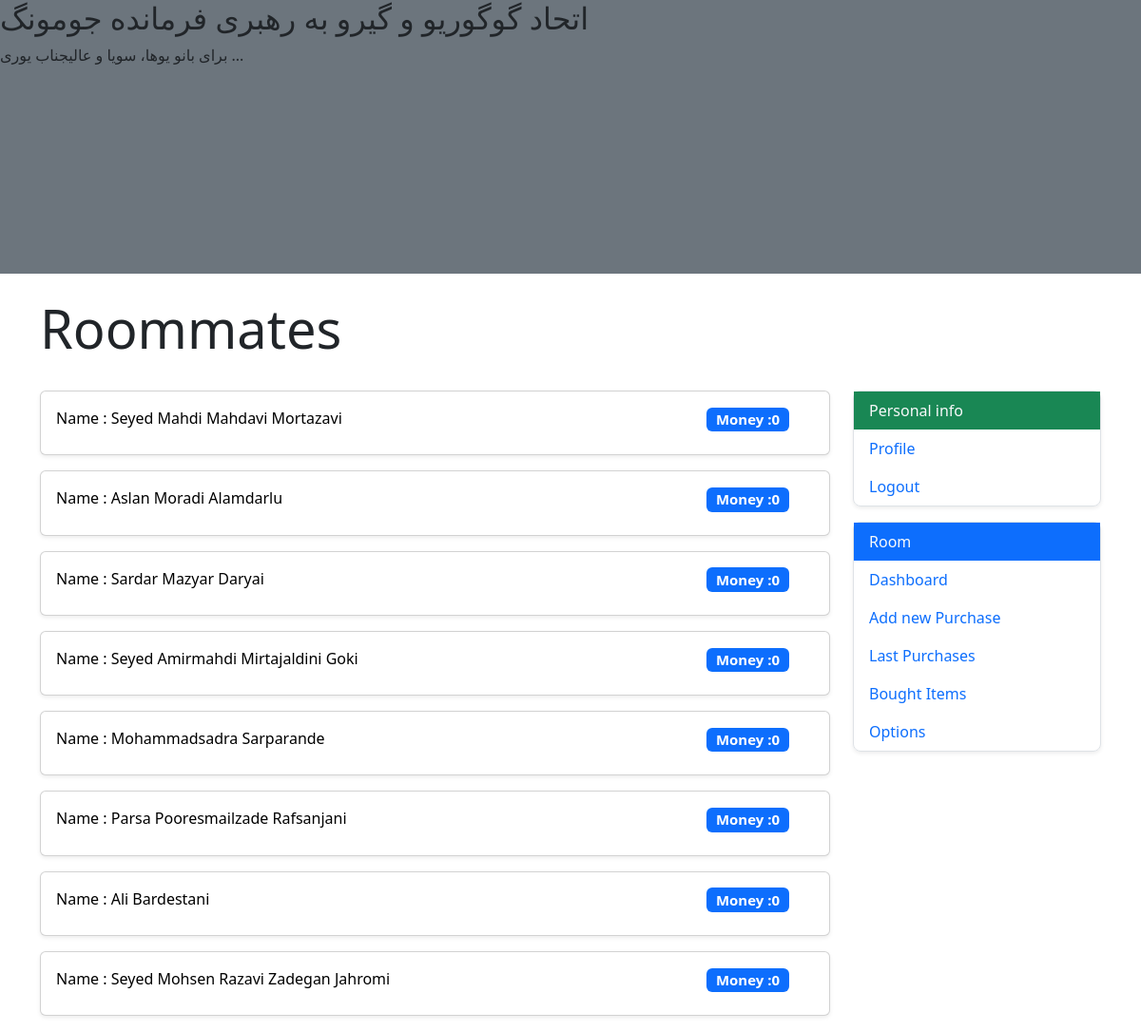
/room/ (signed in), run on the app's committed database.
### rooms/models.py (models this page shows, shortened)
class Room(models.Model):
    BUILDING_CHOICES = (
        ('Mofateh', 'Mofateh'),
        ('Chamran', 'Chamran'),
    )
    created_at = models.DateTimeField(auto_now_add=True)
    creator = models.ForeignKey(get_user_model(), null=True, on_delete=models.CASCADE, related_name='created_room')
    name = models.CharField(max_length=100, blank=False, verbose_name='Room name')
    building = models.CharField(choices=BUILDING_CHOICES, max_length=7, blank=False)
    room_number = models.DecimalField(max_digits=3, decimal_places=0, default=100)
    description = models.TextField(blank=True)
    member = models.ManyToManyField(get_user_model(), related_name='room')

### users/models.py (models this page shows, shortened)
class CustomUser(AbstractUser):
    has_room = models.BooleanField(default=False)
    full_name = models.CharField(max_length=35, blank=True, null=True, default='')
    phone_number = PhoneNumberField(blank=True, null=True, default='')
    money = models.IntegerField(blank=True, null=True, default=0)
    def get_absolute_url(self):
        return reverse_lazy('roommate_view', args=[self.id])

### rooms/views.py (the view, shortened to what this page needs)
# urls.py: path('', views.room_home_view, name='room_dashboard'),
@login_required
def room_home_view(request):
    context = {}
    user = request.user
    if request.method == 'GET':
        if user.has_room:
            room = user.room.first()
            members = room.member.all()
            context = {'members': members, 'room_name': room.name, 'room_obj': room}
            return render(request, 'rooms/room_dashboard_has_room.html', context=context)
        else:
            context['form'] = RoomCreateForm()
            return render(request, 'rooms/room_dashboard_no_room.html', context=context)

### rooms/templates/rooms/room_dashboard_has_room.html (shortened to what this page needs)
{% extends '_base.html' %}
{% block page-content %}
    <div class="bg-secondary bg-gradiant mb-4" style="display: block; height: 18em;">
        <h2 class="text-dark">{{ room_name|capfirst }}</h2>
    <p>{{ room_obj.description }}</p>
    </div>
    <div class="container">
    <p class="display-4">Roommates</p>
        <div class="row">
            <div class="col-9">
                {% for member in members %}
                    <a href="{{ member.get_absolute_url }}" style="text-decoration: none; color: black">
                    <div class="card my-3 shadow-sm">
                        <div class="card-body">
                        <div class="row">
                        <div class="col-10">
                            <p class="text" style="display: inline;">{% if member.full_name %}
                            Name : {{ member.full_name }}
                                {% else %}
                                Username : {{ member }}
                            {% endif %} </p>
                        </div>
                        <div class="col-2">
                        <h5>
                            <span class="{% if member.money < 0 %}badge text-bg-danger{% elif member.money == 0 %}badge text-bg-primary{% else %}badge text-bg-success{% endif %} align-self-left">Money :{{ member.money }}</span>
                        </h5>
                        </div>
                        </div>
                        </div>
                    </div>
                    </a>
                {% endfor %}
            </div>
            <div class="col-3">
                {% include 'rooms/right_panel.html' with room=room_obj %}
            </div>
        </div>
    </div>
{% endblock %}

### data on the page
Room: description "برای بانو یوها، سویا و عالیجناب یوری ..."
CustomUser: full_name "Seyed Mahdi Mahdavi Mortazavi", money "0"
CustomUser: full_name "Aslan Moradi Alamdarlu", money "0"
CustomUser: full_name "Sardar Mazyar Daryai", money "0"
CustomUser: full_name "Seyed Amirmahdi Mirtajaldini Goki", money "0"
CustomUser: full_name "Mohammadsadra Sarparande", money "0"
CustomUser: full_name "Parsa Pooresmailzade Rafsanjani", money "0"
CustomUser: full_name "Ali Bardestani", money "0"
CustomUser: full_name "Seyed Mohsen Razavi Zadegan Jahromi", money "0"
